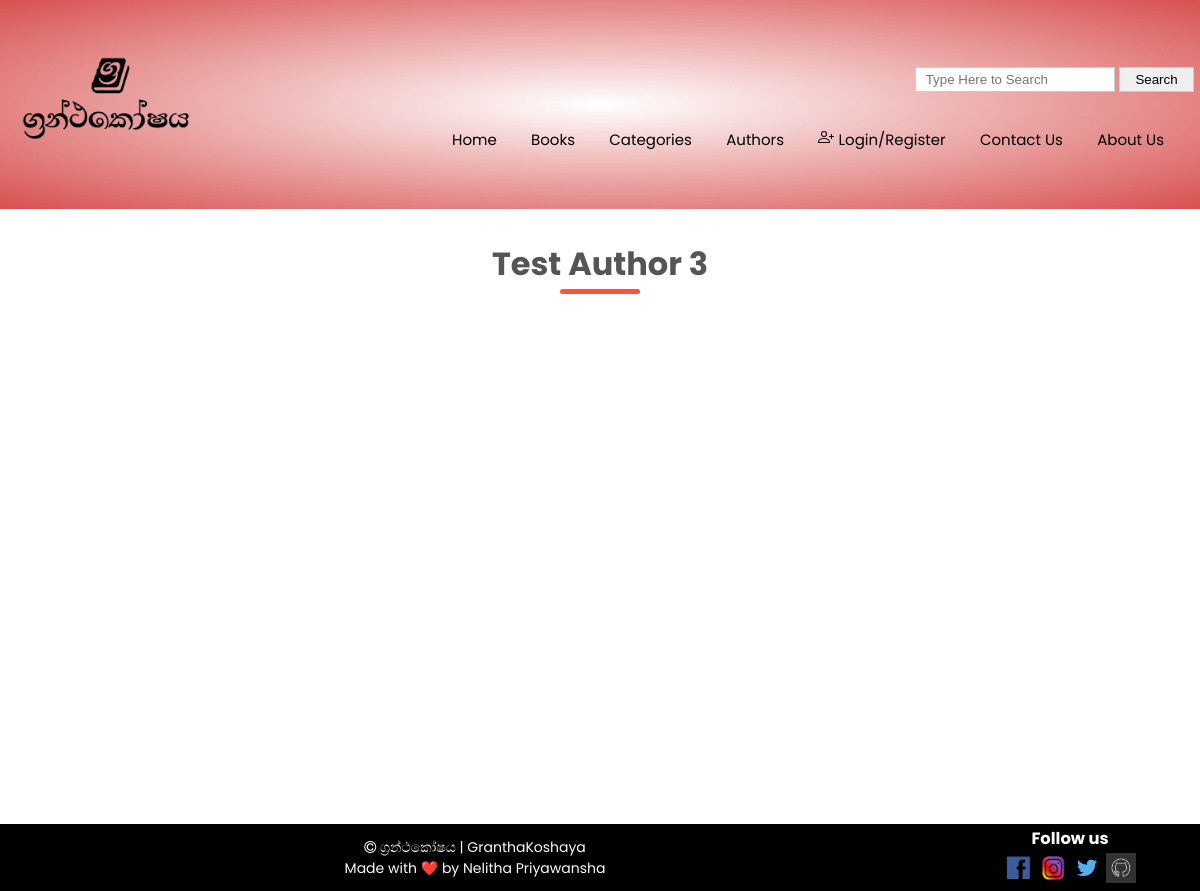
Before: /author-details.php?author=Test Author 3 with the older database file.
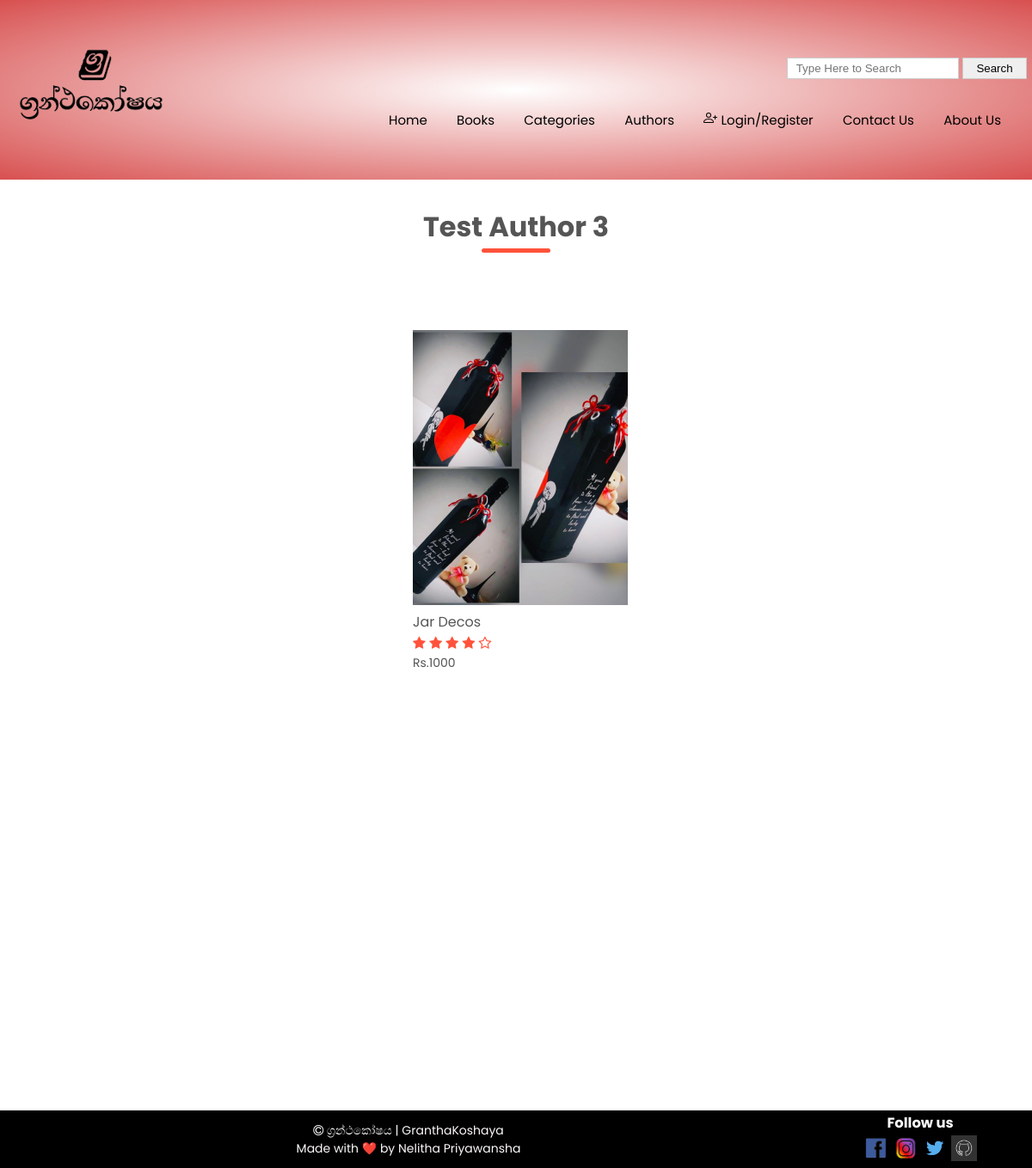
After: the same page with the newer database file.
### tables this page shows
CREATE TABLE `product` (
  `id` int(11) NOT NULL,
  `name` varchar(100) DEFAULT NULL,
  `description` varchar(500) DEFAULT NULL,
  `category` varchar(50) DEFAULT NULL,
  `cat_id` int(11) DEFAULT NULL,
  `Author` varchar(11) DEFAULT NULL,
  `Author_ID` int(11) DEFAULT NULL,
  `stars` int(11) DEFAULT NULL,
  `price` double DEFAULT NULL,
  `offer` int(11) DEFAULT NULL,
  `iqty` int(11) DEFAULT NULL,
  `company_id` int(11) DEFAULT NULL,
  `img` varchar(100) DEFAULT NULL,
  `ebook` varchar(100) DEFAULT NULL
);

### author-details.php (the view, shortened to what this page needs)
<!DOCTYPE html>
<html lang="en">
<head>
    <link rel="stylesheet" href="style.css" />
    <link rel="stylesheet" href="https://stackpath.bootstrapcdn.com/font-awesome/4.7.0/css/font-awesome.min.css" />
</head>
<body>
    <div class="header">
        <div class="container">
            <?php include_once("components/header.php");?>
        </div>
    </div>
    <br>
    <div class="title">
        <h1><?php echo $_GET['author'];?></h1>
    </div>
    <?php
global $db;
$query = "SELECT p.id,p.img,p.name,p.stars,p.price FROM author c,product p where c.Author_ID=p.Author_ID AND c.Author='".$_GET['author']."'";
$result = mysqli_query($db,$query);
echo'<div class="row">';
while($row = mysqli_fetch_assoc($result)){
    $back_path = explode("images",$row["img"]);
    $pid=$row["id"];
    echo'
    <div class="col-4" style="padding-left: 30px;">
    <a href="product-details.php?productid='.$pid.'">
        <img src="images' . $back_path[1].'" alt="image" style="
                height:320px;
                width:250px;
                object-fit: cover;
                "/>
    </a>
    <h4>'.$row['name'].'</h4>
    <div class="rating">
        <i class="fa fa-star"></i>
        <i class="fa fa-star"></i>
        <i class="fa fa-star"></i>
        <i class="fa fa-star"></i>
        <i class="fa fa-star-o"></i>
    </div>
    <p>Rs.'.$row['price'].'</p>
</div>';
}
echo'</div>';
?>
    <div style="height:300px !important;"></div>
    <?php include_once("components/footer.php");?>
</body>
</html>

Changed rows visible on the page:
now on this page (row edited): product: img (picture), name "Jar Decos", price "1000"
